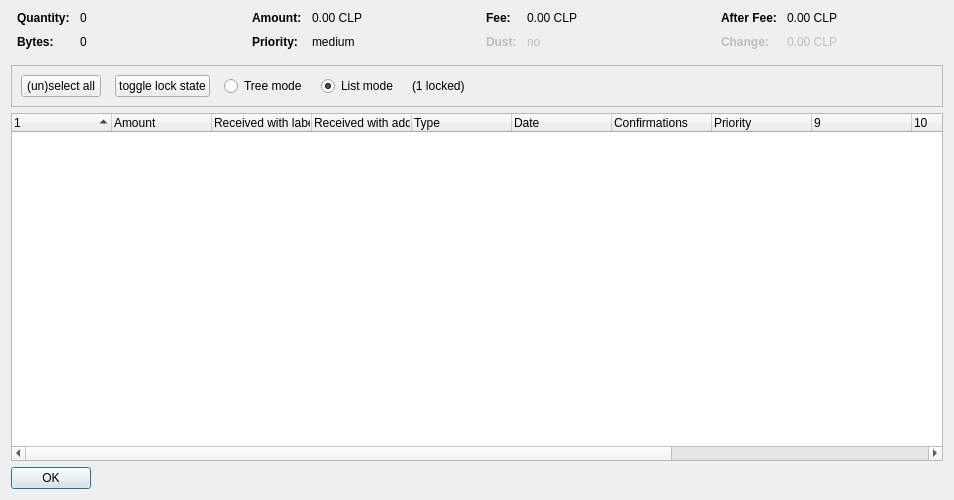
<?xml version="1.0" encoding="UTF-8"?>
<ui version="4.0">
 <class>CoinControlDialog</class>
 <widget class="QDialog" name="CoinControlDialog">
  <property name="geometry">
   <rect>
    <x>0</x>
    <y>0</y>
    <width>954</width>
    <height>500</height>
   </rect>
  </property>
  <property name="windowTitle">
   <string>Coin Selection</string>
  </property>
  <layout class="QVBoxLayout" name="verticalLayout">
   <item>
    <layout class="QHBoxLayout" name="horizontalLayoutTop" stretch="0,0,0,0">
     <property name="topMargin">
      <number>0</number>
     </property>
     <property name="bottomMargin">
      <number>10</number>
     </property>
     <item>
      <layout class="QFormLayout" name="formLayoutCoinControl1">
       <property name="horizontalSpacing">
        <number>10</number>
       </property>
       <property name="verticalSpacing">
        <number>10</number>
       </property>
       <property name="leftMargin">
        <number>6</number>
       </property>
       <property name="rightMargin">
        <number>6</number>
       </property>
       <item row="0" column="0">
        <widget class="QLabel" name="labelCoinControlQuantityText">
         <property name="font">
          <font>
           <weight>75</weight>
           <bold>true</bold>
          </font>
         </property>
         <property name="text">
          <string>Quantity:</string>
         </property>
        </widget>
       </item>
       <item row="0" column="1">
        <widget class="QLabel" name="labelCoinControlQuantity">
         <property name="cursor">
          <cursorShape>IBeamCursor</cursorShape>
         </property>
         <property name="contextMenuPolicy">
          <enum>Qt::ActionsContextMenu</enum>
         </property>
         <property name="text">
          <string notr="true">0</string>
         </property>
         <property name="textInteractionFlags">
          <set>Qt::LinksAccessibleByMouse|Qt::TextSelectableByKeyboard|Qt::TextSelectableByMouse</set>
         </property>
        </widget>
       </item>
       <item row="1" column="0">
        <widget class="QLabel" name="labelCoinControlBytesText">
         <property name="font">
          <font>
           <weight>75</weight>
           <bold>true</bold>
          </font>
         </property>
         <property name="text">
          <string>Bytes:</string>
         </property>
        </widget>
       </item>
       <item row="1" column="1">
        <widget class="QLabel" name="labelCoinControlBytes">
         <property name="cursor">
          <cursorShape>IBeamCursor</cursorShape>
         </property>
         <property name="contextMenuPolicy">
          <enum>Qt::ActionsContextMenu</enum>
         </property>
         <property name="text">
          <string notr="true">0</string>
         </property>
         <property name="textInteractionFlags">
          <set>Qt::LinksAccessibleByMouse|Qt::TextSelectableByKeyboard|Qt::TextSelectableByMouse</set>
         </property>
        </widget>
       </item>
      </layout>
     </item>
     <item>
      <layout class="QFormLayout" name="formLayoutCoinControl2">
       <property name="horizontalSpacing">
        <number>10</number>
       </property>
       <property name="verticalSpacing">
        <number>10</number>
       </property>
       <property name="leftMargin">
        <number>6</number>
       </property>
       <property name="rightMargin">
        <number>6</number>
       </property>
       <item row="0" column="0">
        <widget class="QLabel" name="labelCoinControlAmountText">
         <property name="font">
          <font>
           <weight>75</weight>
           <bold>true</bold>
          </font>
         </property>
         <property name="text">
          <string>Amount:</string>
         </property>
        </widget>
       </item>
       <item row="0" column="1">
        <widget class="QLabel" name="labelCoinControlAmount">
         <property name="cursor">
          <cursorShape>IBeamCursor</cursorShape>
         </property>
         <property name="contextMenuPolicy">
          <enum>Qt::ActionsContextMenu</enum>
         </property>
         <property name="text">
          <string notr="true">0.00 CLP</string>
         </property>
         <property name="textInteractionFlags">
          <set>Qt::LinksAccessibleByMouse|Qt::TextSelectableByKeyboard|Qt::TextSelectableByMouse</set>
         </property>
        </widget>
       </item>
       <item row="1" column="0">
        <widget class="QLabel" name="labelCoinControlPriorityText">
         <property name="font">
          <font>
           <weight>75</weight>
           <bold>true</bold>
          </font>
         </property>
         <property name="text">
          <string>Priority:</string>
         </property>
        </widget>
       </item>
       <item row="1" column="1">
        <widget class="QLabel" name="labelCoinControlPriority">
         <property name="cursor">
          <cursorShape>IBeamCursor</cursorShape>
         </property>
         <property name="contextMenuPolicy">
          <enum>Qt::ActionsContextMenu</enum>
         </property>
         <property name="text">
          <string>medium</string>
         </property>
         <property name="textInteractionFlags">
          <set>Qt::LinksAccessibleByMouse|Qt::TextSelectableByKeyboard|Qt::TextSelectableByMouse</set>
         </property>
        </widget>
       </item>
      </layout>
     </item>
     <item>
      <layout class="QFormLayout" name="formLayoutCoinControl3">
       <property name="horizontalSpacing">
        <number>10</number>
       </property>
       <property name="verticalSpacing">
        <number>10</number>
       </property>
       <property name="leftMargin">
        <number>6</number>
       </property>
       <property name="rightMargin">
        <number>6</number>
       </property>
       <item row="0" column="0">
        <widget class="QLabel" name="labelCoinControlFeeText">
         <property name="font">
          <font>
           <weight>75</weight>
           <bold>true</bold>
          </font>
         </property>
         <property name="text">
          <string>Fee:</string>
         </property>
        </widget>
       </item>
       <item row="0" column="1">
        <widget class="QLabel" name="labelCoinControlFee">
         <property name="cursor">
          <cursorShape>IBeamCursor</cursorShape>
         </property>
         <property name="contextMenuPolicy">
          <enum>Qt::ActionsContextMenu</enum>
         </property>
         <property name="text">
          <string notr="true">0.00 CLP</string>
         </property>
         <property name="textInteractionFlags">
          <set>Qt::LinksAccessibleByMouse|Qt::TextSelectableByKeyboard|Qt::TextSelectableByMouse</set>
         </property>
        </widget>
       </item>
       <item row="1" column="0">
        <widget class="QLabel" name="labelCoinControlLowOutputText">
         <property name="enabled">
          <bool>false</bool>
         </property>
         <property name="font">
          <font>
           <weight>75</weight>
           <bold>true</bold>
          </font>
         </property>
         <property name="text">
          <string>Dust:</string>
         </property>
        </widget>
       </item>
       <item row="1" column="1">
        <widget class="QLabel" name="labelCoinControlLowOutput">
         <property name="enabled">
          <bool>false</bool>
         </property>
         <property name="cursor">
          <cursorShape>IBeamCursor</cursorShape>
         </property>
         <property name="contextMenuPolicy">
          <enum>Qt::ActionsContextMenu</enum>
         </property>
         <property name="text">
          <string>no</string>
         </property>
         <property name="textInteractionFlags">
          <set>Qt::LinksAccessibleByMouse|Qt::TextSelectableByKeyboard|Qt::TextSelectableByMouse</set>
         </property>
        </widget>
       </item>
      </layout>
     </item>
     <item>
      <layout class="QFormLayout" name="formLayoutCoinControl4">
       <property name="horizontalSpacing">
        <number>10</number>
       </property>
       <property name="verticalSpacing">
        <number>10</number>
       </property>
       <property name="leftMargin">
        <number>6</number>
       </property>
       <property name="rightMargin">
        <number>6</number>
       </property>
       <item row="0" column="0">
        <widget class="QLabel" name="labelCoinControlAfterFeeText">
         <property name="font">
          <font>
           <weight>75</weight>
           <bold>true</bold>
          </font>
         </property>
         <property name="text">
          <string>After Fee:</string>
         </property>
        </widget>
       </item>
       <item row="0" column="1">
        <widget class="QLabel" name="labelCoinControlAfterFee">
         <property name="cursor">
          <cursorShape>IBeamCursor</cursorShape>
         </property>
         <property name="contextMenuPolicy">
          <enum>Qt::ActionsContextMenu</enum>
         </property>
         <property name="text">
          <string notr="true">0.00 CLP</string>
         </property>
         <property name="textInteractionFlags">
          <set>Qt::LinksAccessibleByMouse|Qt::TextSelectableByKeyboard|Qt::TextSelectableByMouse</set>
         </property>
        </widget>
       </item>
       <item row="1" column="0">
        <widget class="QLabel" name="labelCoinControlChangeText">
         <property name="enabled">
          <bool>false</bool>
         </property>
         <property name="font">
          <font>
           <weight>75</weight>
           <bold>true</bold>
          </font>
         </property>
         <property name="text">
          <string>Change:</string>
         </property>
        </widget>
       </item>
       <item row="1" column="1">
        <widget class="QLabel" name="labelCoinControlChange">
         <property name="enabled">
          <bool>false</bool>
         </property>
         <property name="cursor">
          <cursorShape>IBeamCursor</cursorShape>
         </property>
         <property name="contextMenuPolicy">
          <enum>Qt::ActionsContextMenu</enum>
         </property>
         <property name="text">
          <string notr="true">0.00 CLP</string>
         </property>
         <property name="textInteractionFlags">
          <set>Qt::LinksAccessibleByMouse|Qt::TextSelectableByKeyboard|Qt::TextSelectableByMouse</set>
         </property>
        </widget>
       </item>
      </layout>
     </item>
    </layout>
   </item>
   <item>
    <widget class="QFrame" name="frame">
     <property name="minimumSize">
      <size>
       <width>0</width>
       <height>40</height>
      </size>
     </property>
     <property name="frameShape">
      <enum>QFrame::StyledPanel</enum>
     </property>
     <property name="frameShadow">
      <enum>QFrame::Sunken</enum>
     </property>
     <layout class="QHBoxLayout" name="horizontalLayout">
      <item>
       <layout class="QHBoxLayout" name="horizontalLayoutPanel" stretch="0,0,0,0,0,0">
        <property name="spacing">
         <number>14</number>
        </property>
        <item>
         <widget class="QPushButton" name="pushButtonSelectAll">
          <property name="sizePolicy">
           <sizepolicy hsizetype="Maximum" vsizetype="Fixed">
            <horstretch>0</horstretch>
            <verstretch>0</verstretch>
           </sizepolicy>
          </property>
          <property name="text">
           <string>(un)select all</string>
          </property>
          <property name="autoDefault">
           <bool>false</bool>
          </property>
         </widget>
        </item>
        <item>
         <widget class="QPushButton" name="pushButtonToggleLock">
          <property name="sizePolicy">
           <sizepolicy hsizetype="Maximum" vsizetype="Fixed">
            <horstretch>0</horstretch>
            <verstretch>0</verstretch>
           </sizepolicy>
          </property>
          <property name="text">
           <string>toggle lock state</string>
          </property>
          <property name="autoDefault">
           <bool>false</bool>
          </property>
         </widget>
        </item>
        <item>
         <widget class="QRadioButton" name="radioTreeMode">
          <property name="sizePolicy">
           <sizepolicy hsizetype="Maximum" vsizetype="Fixed">
            <horstretch>0</horstretch>
            <verstretch>0</verstretch>
           </sizepolicy>
          </property>
          <property name="text">
           <string>Tree mode</string>
          </property>
         </widget>
        </item>
        <item>
         <widget class="QRadioButton" name="radioListMode">
          <property name="sizePolicy">
           <sizepolicy hsizetype="Maximum" vsizetype="Fixed">
            <horstretch>0</horstretch>
            <verstretch>0</verstretch>
           </sizepolicy>
          </property>
          <property name="text">
           <string>List mode</string>
          </property>
          <property name="checked">
           <bool>true</bool>
          </property>
         </widget>
        </item>
        <item>
         <widget class="QLabel" name="labelLocked">
          <property name="text">
           <string>(1 locked)</string>
          </property>
         </widget>
        </item>
        <item>
         <spacer name="horizontalSpacer">
          <property name="orientation">
           <enum>Qt::Horizontal</enum>
          </property>
          <property name="sizeHint" stdset="0">
           <size>
            <width>40</width>
            <height>20</height>
           </size>
          </property>
         </spacer>
        </item>
       </layout>
      </item>
     </layout>
    </widget>
   </item>
   <item>
    <widget class="CoinControlTreeWidget" name="treeWidget">
     <property name="contextMenuPolicy">
      <enum>Qt::CustomContextMenu</enum>
     </property>
     <property name="sortingEnabled">
      <bool>false</bool>
     </property>
     <property name="columnCount">
      <number>13</number>
     </property>
     <attribute name="headerShowSortIndicator" stdset="0">
      <bool>true</bool>
     </attribute>
     <attribute name="headerStretchLastSection">
      <bool>false</bool>
     </attribute>
     <column>
      <property name="text">
       <string/>
      </property>
     </column>
     <column>
      <property name="text">
       <string>Amount</string>
      </property>
     </column>
     <column>
      <property name="text">
       <string>Received with label</string>
      </property>
     </column>
     <column>
      <property name="text">
       <string>Received with address</string>
      </property>
     </column>
     <column>
      <property name="text">
       <string>Type</string>
      </property>
     </column>
     <column>
      <property name="text">
       <string>Date</string>
      </property>
     </column>
     <column>
      <property name="text">
       <string>Confirmations</string>
      </property>
      <property name="toolTip">
       <string>Confirmed</string>
      </property>
     </column>
     <column>
      <property name="text">
       <string>Priority</string>
      </property>
     </column>
     <column>
      <property name="text">
       <string/>
      </property>
     </column>
     <column>
      <property name="text">
       <string/>
      </property>
     </column>
     <column>
      <property name="text">
       <string/>
      </property>
     </column>
     <column>
      <property name="text">
       <string/>
      </property>
     </column>
     <column>
      <property name="text">
       <string/>
      </property>
     </column>
    </widget>
   </item>
   <item>
    <widget class="QDialogButtonBox" name="buttonBox">
     <property name="sizePolicy">
      <sizepolicy hsizetype="Maximum" vsizetype="Fixed">
       <horstretch>0</horstretch>
       <verstretch>0</verstretch>
      </sizepolicy>
     </property>
     <property name="orientation">
      <enum>Qt::Horizontal</enum>
     </property>
     <property name="standardButtons">
      <set>QDialogButtonBox::Ok</set>
     </property>
    </widget>
   </item>
  </layout>
 </widget>
 <customwidgets>
  <customwidget>
   <class>CoinControlTreeWidget</class>
   <extends>QTreeWidget</extends>
   <header>coincontroltreewidget.h</header>
  </customwidget>
 </customwidgets>
 <resources/>
 <connections/>
</ui>
